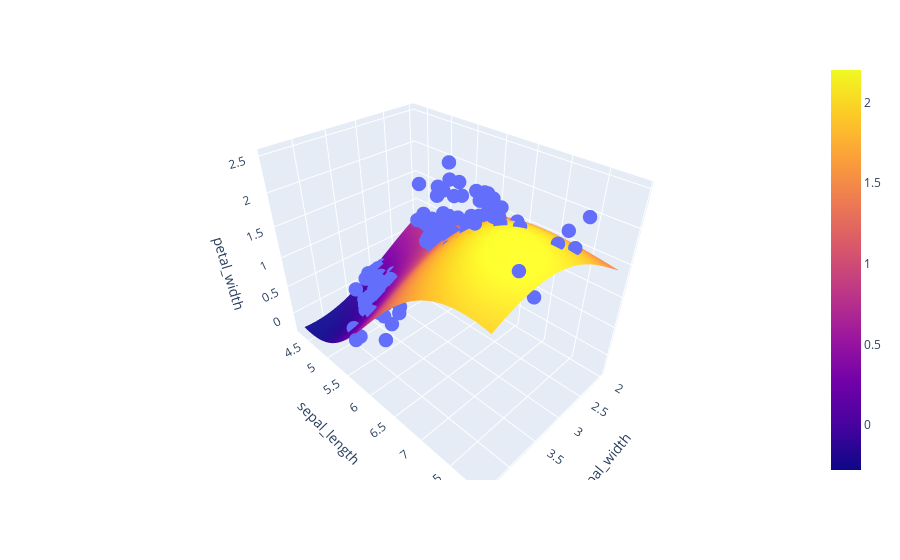

The notebook cell this image was saved under:
### Code cell
# Gera o plot 3D
fig = px.scatter_3d(df, x = 'sepal_width', y = 'sepal_length', z = 'petal_width')
fig.update_traces(marker = dict(size=5))
fig.add_traces(go.Surface(x = xrange, y = yrange, z = pred, name = 'pred_surface'))
fig.show()

### Figure 1 — Plotly figure (JSON) as saved in the notebook; plotly's stock layout.template omitted (floating-point values rounded to 4 significant figures; data arrays with more than 128 entries replaced by an {"elided": "..."} marker saying what was removed)
{"data": [{"hovertemplate": "sepal_width=%{x}<br>sepal_length=%{y}<br>petal_width=%{z}<extra></extra>", "legendgroup": "", "marker": {"color": "#636efa", "size": 5, "symbol": "circle"}, "mode": "markers", "name": "", "scene": "scene", "showlegend": false, "type": "scatter3d", "x": {"elided": "150 float values"}, "y": {"elided": "150 float values"}, "z": {"elided": "150 float values"}}, {"name": "pred_surface", "type": "surface", "x": [2, 2.02, 2.04, 2.06, 2.08, 2.1, 2.12, 2.14, 2.16, 2.18, 2.2, 2.22, 2.24, 2.26, 2.28, 2.3, 2.32, 2.34, 2.36, 2.38, 2.4, 2.42, 2.44, 2.46, 2.48, 2.5, 2.52, 2.54, 2.56, 2.58, 2.6, 2.62, 2.64, 2.66, 2.68, 2.7, 2.72, 2.74, 2.76, 2.78, 2.8, 2.82, 2.84, 2.86, 2.88, 2.9, 2.92, 2.94, 2.96, 2.98, 3.0, 3.02, 3.04, 3.06, 3.08, 3.1, 3.12, 3.14, 3.16, 3.18, 3.2, 3.22, 3.24, 3.26, 3.28, 3.3, 3.32, 3.34, 3.36, 3.38, 3.4, 3.42, 3.44, 3.46, 3.48, 3.5, 3.52, 3.54, 3.56, 3.58, 3.6, 3.62, 3.64, 3.66, 3.68, 3.7, 3.72, 3.74, 3.76, 3.78, 3.8, 3.82, 3.84, 3.86, 3.88, 3.9, 3.92, 3.94, 3.96, 3.98, 4.0, 4.02, 4.04, 4.06, 4.08, 4.1, 4.12, 4.14, 4.16, 4.18, 4.2, 4.22, 4.24, 4.26, 4.28, 4.3, 4.32, 4.34, 4.36, 4.38, 4.4], "y": {"elided": "181 float values"}, "z": {"elided": "181x121 float values"}}], "layout": {"legend": {"tracegroupgap": 0}, "margin": {"t": 60}, "scene": {"domain": {"x": [0, 1], "y": [0, 1]}, "xaxis": {"title": {"text": "sepal_width"}}, "yaxis": {"title": {"text": "sepal_length"}}, "zaxis": {"title": {"text": "petal_width"}}}}}
